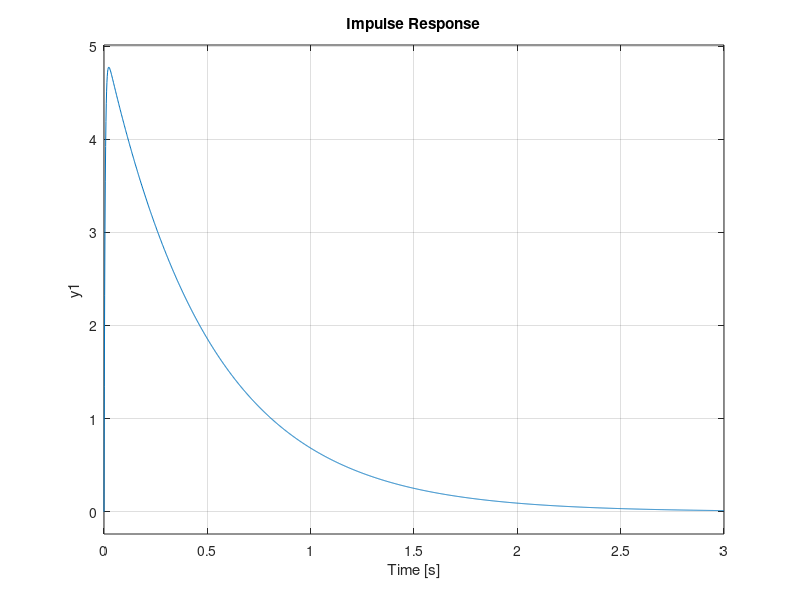
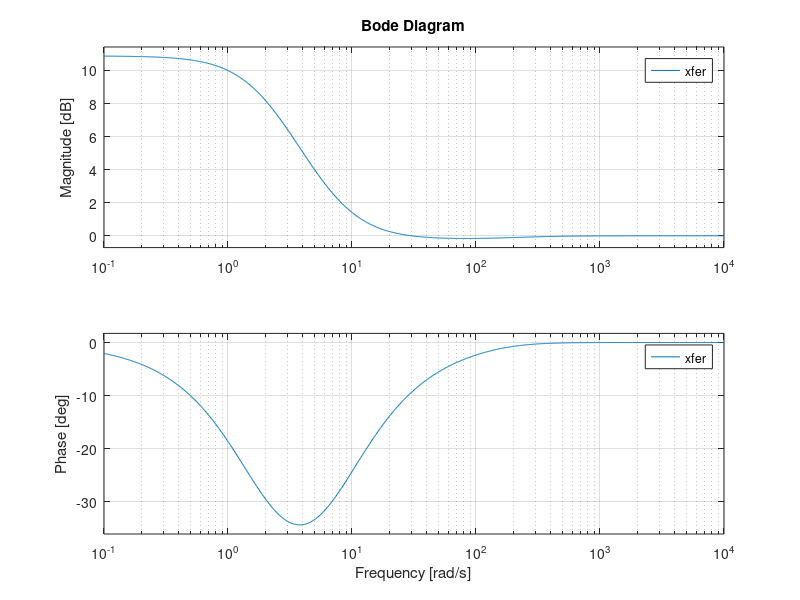

These charts were generated, in order, by the following MATLAB code:
%%%%%%%%%%%%%%%%%%%%%%%%%%%%%%
% Review of Op-Amp Analysis
% 
% I'm just trying to recreate (functionality wise) the opamp.m script.
% Note: All variables cleared when this is run.
% 
% Author: Henrique Saito
%%%%%%%%%%%%%%%%%%%%%%%%%%%%%%

clear all; clc;

% Parameters

R1 = 200;
R2 = 500;
L = 1;
C = 1e-3;


s = tf('s');

zc = 1/(s*C);
zr2 = R2;
zr1 = R1;
zl = s * L;

zf = (zc * zr2) / (zc + zr2);
zi = zr1 + zl;

xfer = minreal(1 + zf/zi);

figure(1); clf;
impulse(1 + zf/zi);
grid on;

figure(2)
bode(xfer);
grid on;


